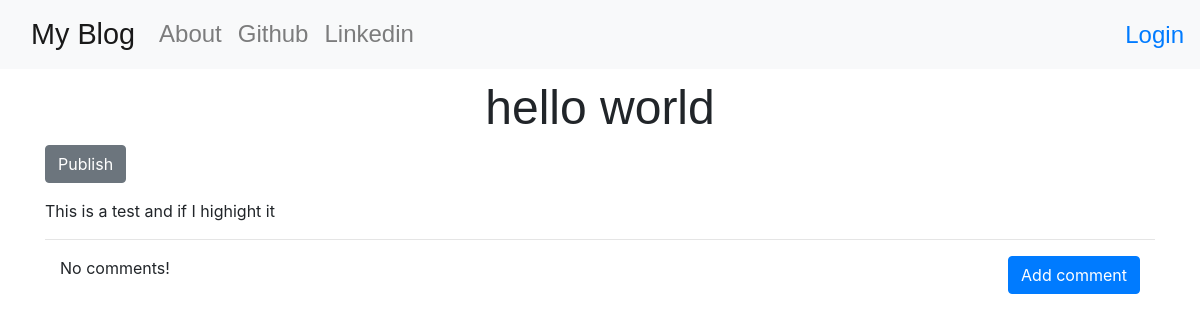
/post/1/, run on an earlier commit of the app's database.
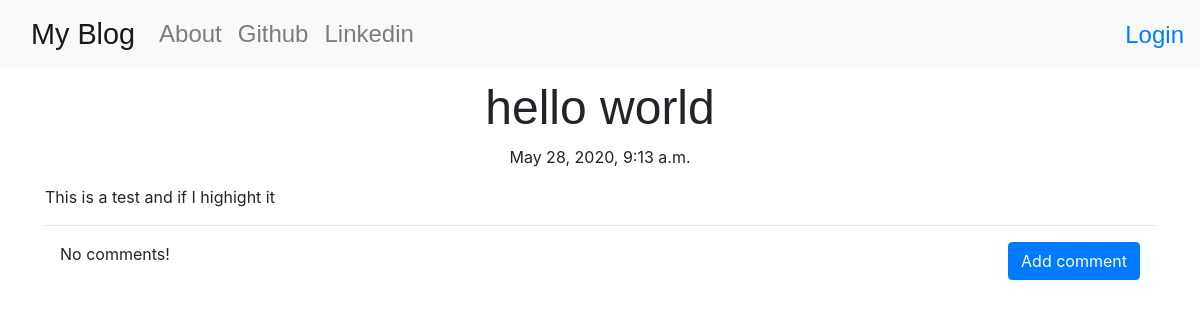
And on a later commit of the database.
### blog/models.py (models this page shows, shortened)
class Post(models.Model):
    author = models.ForeignKey('auth.User',on_delete=models.CASCADE)
    title = models.CharField(max_length = 200)
    text = models.TextField()
    created_date = models.DateTimeField(default = timezone.now)
    published_date = models.DateTimeField(blank=True,null=True)

### blog/views.py (the view)
# urls.py: path(r'post/<int:pk>/',views.PostDetailView.as_view(),name='post_detail'),
class PostDetailView(DetailView):
    model = Post

### blog/templates/blog/post_detail.html (shortened to what this page needs)
{% extends 'blog/base.html' %}
{% block content %}
    <h1 class='posttitle loader'>{{post.title}}</h1>
    {% if post.published_date %}
        <div class='date postdate'>
            {{post.published_date}}
        </div>
    {% else %}
        <a class='btn btn-secondary' href="{% url 'post_publish' pk=post.pk %}">Publish</a>
    {% endif %}
        <p class='postcontent'>{{post.text|safe|linebreaksbr}}</p>
    <hr>
    <div class='container'>
        {% for comment in post.comments.all%}
            <br>
            {% if user.is_authenticated or comment.approved_comment %}
                {{comment.created_date}}
                {% if not comment.approved_comment %}
                    <a class='btn btn-primary' href="{% url 'comment_remove' pk=comment.pk%}">Remove</a>
                    <a class='btn btn-primary' href="{% url 'comment_approve' pk=comment.pk%}"><span class='glyphicon glyphicon-ok'></span>Approve</a>
                {% endif %}
                <p>{{comment.text|safe|linebreaks}}</p>
                <p>Posted by: {{comment.author}}</p>
            {% endif %}
        {% empty %}
            No comments!
        {% endfor %}
        <a class='btn btn-primary btn-align' href="{% url 'add_comment_to_post' pk=post.pk %}">Add comment</a>
    </div>
{% endblock %}

What changed in the data, as far as the page shows it:
changed Post "hello world": published_date (not shown) → "May 28, 2020, 9:13 a.m."
Also different on the page:
text no longer shown: "Publish"
